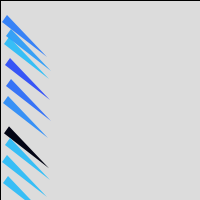
Frame 1 (no input)
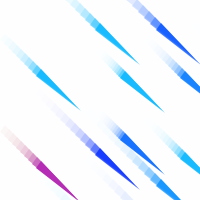
Frame 60 (the mouse pressed at the canvas centre just before this capture)
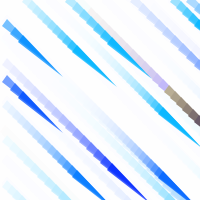
Frame 120 (the mouse held since frame 60 and released just before this capture)

The Processing sketch that drew these frames (run headless with seeded random() and noise(); from frame 60 on, the mouse is pressed at the canvas centre):

// Processing sketch: processing_125342
// ── processing_125342.pde

 Thing myThing1;
Thing myThing2; // Two objects!
Thing myThing3;
Thing myThing4;
Thing myThing5;
Thing myThing6;
Thing myThing7;
Thing myThing8;
Thing myThing9;
Thing myThing0;
int a= 50;
int b= 80;

float r= random(200);

boolean sweetspot = false;

void setup() {
  frameRate(a);
  size(200,200);
  smooth();

  myThing1 = new Thing(color(0,100,255,191),0,20,2); // Parameters go inside the parentheses when the object is constructed.
  myThing2 = new Thing(color(0,140,255,191),0,30,6);
  myThing3 = new Thing(color(0,180,255,191),0,40,4);
  myThing4 = new Thing(color(0,40,255,191),0,60,5);
  myThing5 = new Thing(color(0,80,255,191),0,80,6);
  myThing6 = new Thing(color(0,120,255,191),0,100,3);
  myThing0 = new Thing(color(0,120,255,191),0,r,4);
  myThing7 = new Thing(color(0,180,255,191),0,140,5);
  myThing8 = new Thing(color(0,180,255,191),0,160,2);
  myThing9 = new Thing(color(0,180,255,191),0,180,3);
   
   
  
  
}

void draw() {
  fade();
  myThing1.move();
  myThing1.display();
  myThing2.move();
  myThing2.display();
  myThing3.move();
  myThing3.display();
  myThing4.move();
  myThing4.display();
  myThing5.move();
  myThing5.display();
  myThing6.move();
  myThing6.display();
  myThing0.move();
  myThing0.display0();
  myThing7.move();
  myThing7.display();
  myThing8.move();
  myThing8.display();
  myThing9.move();
  myThing9.display();

  
 
 

}

class Thing { // Even though there are multiple objects, we still only need one class. No matter how many cookies we make, only one cookie cutter is needed.Isnâ€™t object-oriented programming swell?
  color c;
  float xpos;
  float ypos;
  float xspeed;

  Thing(color tempC, float tempXpos, float tempYpos, float tempXspeed) { // The Constructor is defined with arguments.
    c = tempC;
    xpos = tempXpos;
    ypos = tempYpos;
    xspeed = tempXspeed;
  }

  void display() {
    noStroke();
    fill(c);
    rectMode(CENTER);
    //ellipse(xpos,ypos,15,15);
    triangle(xpos,ypos,xpos+45,ypos+35,xpos+5,ypos-7);
  }
  
  void display0(){
     noStroke();
    fill(frameCount * 3 % 255, frameCount * 5 % 255,
      frameCount * 20 % 255);
    rectMode(CENTER);
    //ellipse(xpos,ypos,15,15);
    triangle(xpos,ypos,xpos+45,ypos+35,xpos+5,ypos-7);
  }
  
    
  void move() {
    xpos = xpos + xspeed;
    ypos= ypos + xspeed;
    if (xpos > width) {
      xpos = 0;
    }
    
    if (ypos > height) {
      ypos = 0;
    }
  
  
  if (mouseX > 10 && mouseX < 170&& mouseY >10 && mouseY <170) {
  sweetspot = true;
  xpos= xpos + mouseX/40;
  ypos= ypos +mouseY/40;
  a=15;
  b=40;
} else { sweetspot = false;
  a=50;
  b=80;
}
  }

}//this end bracet bellongs to class!

void fade(){
    fill(255,255,255,b);
  rect(0,0,400,400);
}
